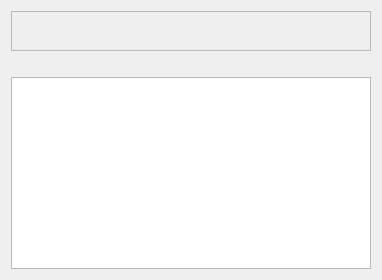
     <widget class="QWidget" name="tabConsole">
      <attribute name="title">
       <string>Console</string>
      </attribute>
      <layout class="QVBoxLayout" name="verticalLayout_3">
       <item>
        <widget class="QFrame" name="frame">
         <property name="sizePolicy">
          <sizepolicy hsizetype="Expanding" vsizetype="Fixed">
           <horstretch>0</horstretch>
           <verstretch>0</verstretch>
          </sizepolicy>
         </property>
         <property name="minimumSize">
          <size>
           <width>360</width>
           <height>0</height>
          </size>
         </property>
         <property name="frameShape">
          <enum>QFrame::StyledPanel</enum>
         </property>
         <property name="frameShadow">
          <enum>QFrame::Sunken</enum>
         </property>
         <layout class="QHBoxLayout" name="horizontalLayout_4">
          <item>
           <spacer name="horizontalSpacer_7">
            <property name="orientation">
             <enum>Qt::Horizontal</enum>
            </property>
            <property name="sizeHint" stdset="0">
             <size>
              <width>40</width>
              <height>20</height>
             </size>
            </property>
           </spacer>
          </item>
          <item>
           <layout class="QHBoxLayout" name="horizontalLayout_5">
            <item>
             <spacer name="horizontalSpacer_3">
              <property name="orientation">
               <enum>Qt::Horizontal</enum>
              </property>
              <property name="sizeHint" stdset="0">
               <size>
                <width>24</width>
                <height>20</height>
               </size>
              </property>
             </spacer>
            </item>
            <item>
             <widget class="QLabel" name="iconBuild">
              <property name="enabled">
               <bool>false</bool>
              </property>
              <property name="text">
               <string/>
              </property>
              <property name="pixmap">
               <pixmap>:/icons/status-build.png</pixmap>
              </property>
             </widget>
            </item>
            <item>
             <spacer name="horizontalSpacer_4">
              <property name="orientation">
               <enum>Qt::Horizontal</enum>
              </property>
              <property name="sizeHint" stdset="0">
               <size>
                <width>23</width>
                <height>20</height>
               </size>
              </property>
             </spacer>
            </item>
            <item>
             <widget class="QLabel" name="arrow1">
              <property name="enabled">
               <bool>false</bool>
              </property>
              <property name="text">
               <string/>
              </property>
              <property name="pixmap">
               <pixmap>:/icons/go-next.png</pixmap>
              </property>
             </widget>
            </item>
            <item>
             <spacer name="horizontalSpacer_5">
              <property name="orientation">
               <enum>Qt::Horizontal</enum>
              </property>
              <property name="sizeHint" stdset="0">
               <size>
                <width>24</width>
                <height>20</height>
               </size>
              </property>
             </spacer>
            </item>
            <item>
             <widget class="QLabel" name="iconDownload">
              <property name="enabled">
               <bool>false</bool>
              </property>
              <property name="text">
               <string/>
              </property>
              <property name="pixmap">
               <pixmap>:/icons/status-load.png</pixmap>
              </property>
             </widget>
            </item>
            <item>
             <spacer name="horizontalSpacer_6">
              <property name="orientation">
               <enum>Qt::Horizontal</enum>
              </property>
              <property name="sizeHint" stdset="0">
               <size>
                <width>24</width>
                <height>20</height>
               </size>
              </property>
             </spacer>
            </item>
            <item>
             <widget class="QLabel" name="arrow2">
              <property name="enabled">
               <bool>false</bool>
              </property>
              <property name="text">
               <string/>
              </property>
              <property name="pixmap">
               <pixmap>:/icons/go-next.png</pixmap>
              </property>
             </widget>
            </item>
            <item>
             <spacer name="horizontalSpacer_8">
              <property name="orientation">
               <enum>Qt::Horizontal</enum>
              </property>
              <property name="sizeHint" stdset="0">
               <size>
                <width>23</width>
                <height>20</height>
               </size>
              </property>
             </spacer>
            </item>
            <item>
             <widget class="QLabel" name="iconRun">
              <property name="enabled">
               <bool>false</bool>
              </property>
              <property name="pixmap">
               <pixmap>:/icons/status-run.png</pixmap>
              </property>
             </widget>
            </item>
            <item>
             <spacer name="horizontalSpacer_9">
              <property name="orientation">
               <enum>Qt::Horizontal</enum>
              </property>
              <property name="sizeHint" stdset="0">
               <size>
                <width>24</width>
                <height>20</height>
               </size>
              </property>
             </spacer>
            </item>
           </layout>
          </item>
          <item>
           <spacer name="horizontalSpacer_10">
            <property name="orientation">
             <enum>Qt::Horizontal</enum>
            </property>
            <property name="sizeHint" stdset="0">
             <size>
              <width>40</width>
              <height>20</height>
             </size>
            </property>
           </spacer>
          </item>
         </layout>
        </widget>
       </item>
       <item>
        <layout class="QHBoxLayout" name="horizontalLayout_8">
         <property name="sizeConstraint">
          <enum>QLayout::SetDefaultConstraint</enum>
         </property>
         <item>
          <spacer name="horizontalSpacer_13">
           <property name="orientation">
            <enum>Qt::Horizontal</enum>
           </property>
           <property name="sizeHint" stdset="0">
            <size>
             <width>20</width>
             <height>0</height>
            </size>
           </property>
          </spacer>
         </item>
         <item>
          <widget class="QLabel" name="activeText">
           <property name="font">
            <font>
             <weight>75</weight>
             <bold>true</bold>
            </font>
           </property>
           <property name="text">
            <string/>
           </property>
          </widget>
         </item>
         <item>
          <spacer name="horizontalSpacer_14">
           <property name="orientation">
            <enum>Qt::Horizontal</enum>
           </property>
           <property name="sizeHint" stdset="0">
            <size>
             <width>20</width>
             <height>0</height>
            </size>
           </property>
          </spacer>
         </item>
        </layout>
       </item>
       <item>
        <layout class="QHBoxLayout" name="horizontalLayout_9">
         <property name="sizeConstraint">
          <enum>QLayout::SetFixedSize</enum>
         </property>
        </layout>
       </item>
       <item>
        <widget class="QPlainTextEdit" name="plainTextEdit">
         <property name="enabled">
          <bool>true</bool>
         </property>
         <property name="sizePolicy">
          <sizepolicy hsizetype="Expanding" vsizetype="Expanding">
           <horstretch>0</horstretch>
           <verstretch>0</verstretch>
          </sizepolicy>
         </property>
         <property name="undoRedoEnabled">
          <bool>false</bool>
         </property>
         <property name="readOnly">
          <bool>true</bool>
         </property>
         <property name="plainText">
          <string notr="true"/>
         </property>
         <property name="textInteractionFlags">
          <set>Qt::TextSelectableByMouse</set>
         </property>
        </widget>
       </item>
      </layout>
     </widget>
